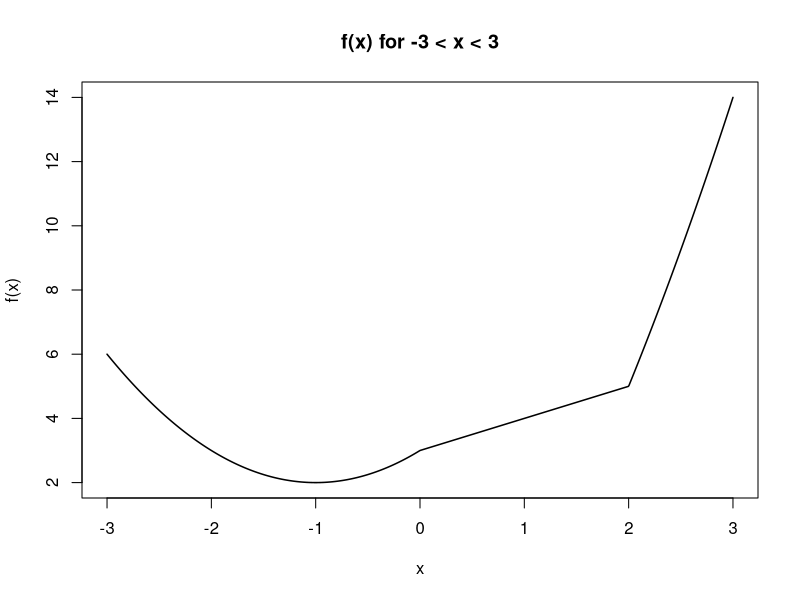
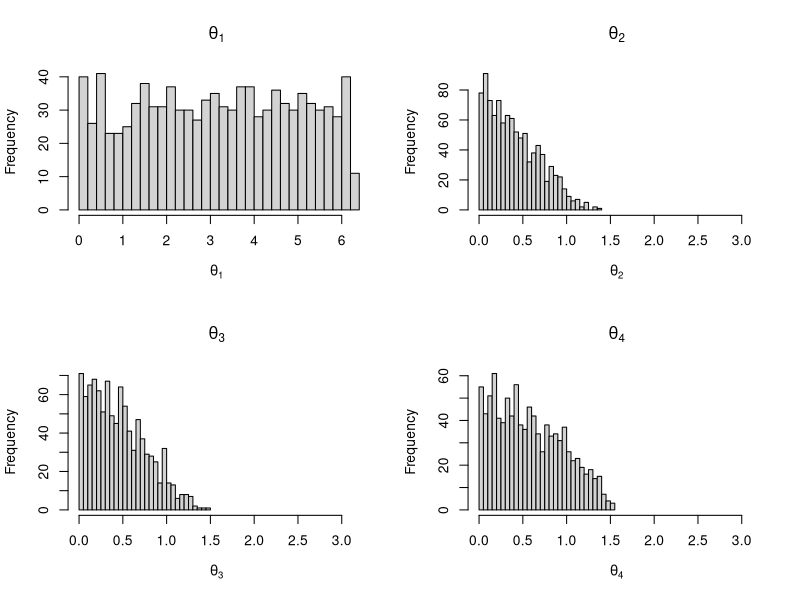

R code for these plots, in order:
## ---- chunk 1
# nkMatFor <- function(n, k) {
#   mat <- matrix(0, n, n)
#   
#   diag(mat) <- k
#   
#   for (i in 1:(n-1)) {
#     mat[i, i+1] <- 1
#     mat[i+1, i] <- 1
#   }
#   
#   return(mat)
# }
# 
# n6k5 <- nkMatFor(n = 6,
#               k = 5)
# n6k5
## ---- chunk 2
nkMat <- function(n, k) {
  mat <- matrix(0, n, n)
  
  diag(mat) <- k
  
  mat[row(mat) == col(mat) + 1] <- 1
  mat[row(mat) == col(mat) - 1] <- 1
  
  return(mat)
}

n6k5 <- nkMat(n = 6,
              k = 5)
n6k5
## ---- chunk 3
tmpFn <- function(xVec) {
  result <- numeric(length(xVec))
  
  result[xVec < 0] <- xVec[xVec < 0]^2 + 2 * xVec[xVec < 0] + 3
  result[xVec >= 0 & xVec < 2] <- xVec[xVec >= 0 & xVec < 2] + 3
  result[xVec >= 2] <- xVec[xVec >= 2]^2 + 4 * xVec[xVec >= 2] - 7
  
  result
}

## ---- chunk 4
xValues <- seq(from = -3, 
               to = 3, 
               length.out = 1000)

yValues <- tmpFn(xVec = xValues)

length(xValues) == length(yValues)

plot(x = xValues, y = yValues, 
     type = "l",
     col = "black", 
     lwd = 1.5,
     xlab = "x", 
     ylab = "f(x)", 
     main = "f(x) for -3 < x < 3")
## ---- chunk 5
gcd <- function(m, n) {
  m <- abs(m)
  n <- abs(n)
  
  while (n != 0) {
    remainder <- m %% n
    m <- n
    n <- remainder
  }
  
  m
}
## ---- chunk 6
# Testing examples 
gcd(m = 4*7, 
    n = 4*4*4*7)
gcd(m = 47, 
    n = 93)
## ---- chunk 7
order.matrix <- function(mat) {
  sorted.indices <- order(mat)
  
  row.indices <- (sorted.indices - 1) %% nrow(mat) + 1
  col.indices <- (sorted.indices - 1) %/% nrow(mat) + 1
  
  result <- cbind(row = row.indices, 
                  col = col.indices)
  result
}
## ---- chunk 8
set.seed(42)  
testMat <- matrix(data = rchisq(4 * 3, df = 1), 
                      nrow = 4, 
                      ncol = 3)
dim(testMat)
testMat

testResults <- order.matrix(mat = testMat)
testResults
dim(testResults)
## ---- chunk 9
polaroid <- function(x) {
  R <- sqrt(sum(x^2))
  
  if (R == 0) return(c(R))
  
  theta <- numeric(length(x) - 1)
  
  theta[1] <- atan2(x[2], x[1])
  if (theta[1] < 0) {
    theta[1] <- theta[1] + 2 * pi 
  }
  
  p <- length(x)
  if (p > 2) {
    for (i in 2:(p - 1)) {
      numerator <- sqrt(sum(x[i:p]^2))
      denominator <- sqrt(sum(x[(i-1):p]^2))
      theta[i] <- acos(numerator / denominator)
    }
  }
  
  dat <- c(R, theta)
  dat 
}
## ---- chunk 10
x <- c(1, 2, 3)
polarRep <- polaroid(x)
print(polarRep)
## ---- chunk 11
normalize <- function(x) {
  rowNorm <- sqrt(rowSums(x^2))
  normMat <- x / rowNorm
  
  normMat[is.nan(normMat)] <- 0
  normMat
}

# normalize <- function(x) {
#   rowNorm <- sqrt(rowSums(x^2))
#   normMat <- sweep(x, 1, row_norms, FUN = "/")
#   normMat[is.nan(normMat)] <- 0
#   normMat
# }
## ---- chunk 12
set.seed(42)  
testMat <- matrix(data = rnorm(12), 
                  nrow = 4, 
                  ncol = 3)
testMat
rowSums(testMat^2)

normMatEx <- normalize(x = testMat)
normMatEx
rowSums(normMatEx^2)
## ---- chunk 13
set.seed(42)  

y <- matrix(data = rnorm(1000 * 5), 
            nrow = 1000, 
            ncol = 5)

z <- apply(X = y, 
           MARGIN = 2,
           FUN = function(col) {
             normalize(x = matrix(col, ncol = 1))
             }
           )

ksTests <- apply(X = z, 
                  MARGIN = 2, 
                  FUN = function(column) {
                    ks.test(column, "punif", min = -1, max = 1)
                    }
                  )

ksTests
## ---- chunk 14
polarRep <- t(apply(X = y,
                    MARGIN = 1,
                    FUN = polaroid))

rVal <- polarRep[, 1]
thetaVal <- polarRep[, -1]
# thetaVal <- if (ncol(polarRep) > 1) polarRep[, -1] else NA
## ---- chunk 15
rSq <- rVal^2
csTest <- ks.test(rSq, "pchisq", df = 5)
csTest
## ---- chunk 16
par(mfrow = c(2, 2))

hist(thetaVal[, 1], 
     breaks = 30, 
     main = expression(theta[1]), 
     xlab = expression(theta[1]), 
     xlim = c(0, 2 * pi))

hist(thetaVal[, 2], 
     breaks = 30, 
     main = expression(theta[2]), 
     xlab = expression(theta[2]), 
     xlim = c(0, pi))

hist(thetaVal[, 3], 
     breaks = 30, 
     main = expression(theta[3]), 
     xlab = expression(theta[3]), 
     xlim = c(0, pi))

hist(thetaVal[, 4], 
     breaks = 30, 
     main = expression(theta[4]), 
     xlab = expression(theta[4]), 
     xlim = c(0, pi))

## ---- chunk 17
theta1Test <- ks.test(x = thetaVal[, 1] / (2 * pi), 
                      y = "punif", 
                      min = 0, 
                      max = 1)
theta2Test <- ks.test(x = thetaVal[, 2] / pi, 
                      y = "punif", 
                      min = 0, 
                      max = 1)
theta3Test <- ks.test(x = thetaVal[, 3] / pi, 
                      y = "punif", 
                      min = 0, 
                      max = 1)
theta4Test <- ks.test(x = thetaVal[, 4] / pi, 
                      y = "punif", 
                      min = 0, 
                      max = 1)

list(theta1 = theta1Test, 
     theta2 = theta2Test,
     theta3 = theta3Test, 
     theta4 = theta4Test)
